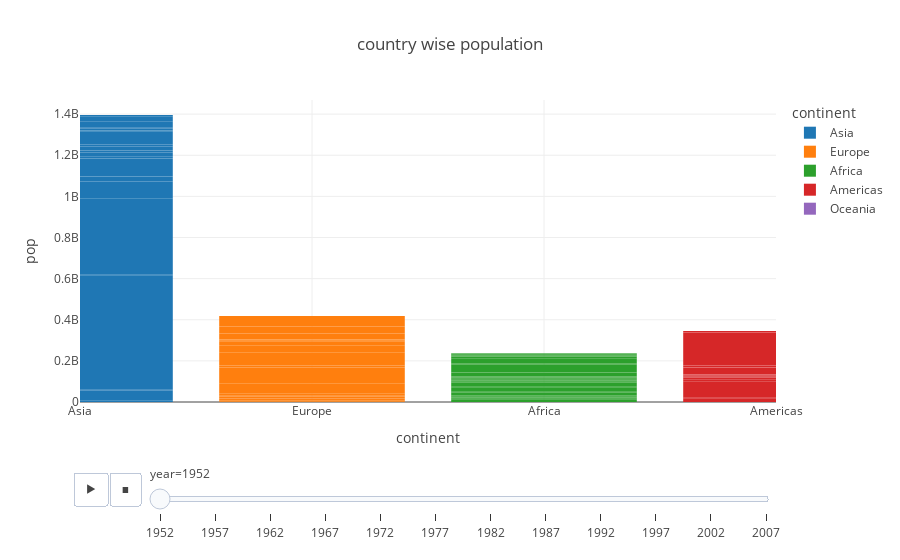

Source (notebook cell):
### Code cell
px.bar(population, x = "continent", y = 'pop', color = 'continent',
       title="country wise population",
      animation_frame="year", range_x=[0,3], template="gridon")

### Figure 1 — Plotly figure (JSON) as saved in the notebook; plotly's stock layout.template omitted (floating-point values rounded to 4 significant figures)
{"data": [{"alignmentgroup": "True", "hovertemplate": "continent=%{x}<br>year=1952<br>pop=%{y}<extra></extra>", "legendgroup": "Asia", "marker": {"color": "#1F77B4", "pattern": {"shape": ""}}, "name": "Asia", "offsetgroup": "Asia", "orientation": "v", "showlegend": true, "textposition": "auto", "type": "bar", "x": ["Asia", "Asia", "Asia", "Asia", "Asia", "Asia", "Asia", "Asia", "Asia", "Asia", "Asia", "Asia", "Asia", "Asia", "Asia", "Asia", "Asia", "Asia", "Asia", "Asia", "Asia", "Asia", "Asia", "Asia", "Asia", "Asia", "Asia", "Asia", "Asia", "Asia", "Asia", "Asia", "Asia"], "xaxis": "x", "y": [8425333, 120447, 46886859, 4693836, 556263527, 2125900, 372000000, 82052000, 17272000, 5441766, 1620914, 86459025, 607914, 8865488, 20947571, 160000, 1439529, 6748378, 800663, 20092996, 9182536, 507833, 41346560, 22438691, 4005677, 1127000, 7982342, 3661549, 8550362, 21289402, 26246839, 1030585, 4963829], "yaxis": "y"}, {"alignmentgroup": "True", "hovertemplate": "continent=%{x}<br>year=1952<br>pop=%{y}<extra></extra>", "legendgroup": "Europe", "marker": {"color": "#FF7F0E", "pattern": {"shape": ""}}, "name": "Europe", "offsetgroup": "Europe", "orientation": "v", "showlegend": true, "textposition": "auto", "type": "bar", "x": ["Europe", "Europe", "Europe", "Europe", "Europe", "Europe", "Europe", "Europe", "Europe", "Europe", "Europe", "Europe", "Europe", "Europe", "Europe", "Europe", "Europe", "Europe", "Europe", "Europe", "Europe", "Europe", "Europe", "Europe", "Europe", "Europe", "Europe", "Europe", "Europe", "Europe"], "xaxis": "x", "y": [1282697, 6927772, 8730405, 2791000, 7274900, 3882229, 9125183, 4334000, 4090500, 42459667, 69145952, 7733250, 9504000, 147962, 2952156, 47666000, 413834, 10381988, 3327728, 25730551, 8526050, 16630000, 6860147, 3558137, 1489518, 28549870, 7124673, 4815000, 22235677, 50430000], "yaxis": "y"}, {"alignmentgroup": "True", "hovertemplate": "continent=%{x}<br>year=1952<br>pop=%{y}<extra></extra>", "legendgroup": "Africa", "marker": {"color": "#2CA02C", "pattern": {"shape": ""}}, "name": "Africa", "offsetgroup": "Africa", "orientation": "v", "showlegend": true, "textposition": "auto", "type": "bar", "x": ["Africa", "Africa", "Africa", "Africa", "Africa", "Africa", "Africa", "Africa", "Africa", "Africa", "Africa", "Africa", "Africa", "Africa", "Africa", "Africa", "Africa", "Africa", "Africa", "Africa", "Africa", "Africa", "Africa", "Africa", "Africa", "Africa", "Africa", "Africa", "Africa", "Africa", "Africa", "Africa", "Africa", "Africa", "Africa", "Africa", "Africa", "Africa", "Africa", "Africa", "Africa", "Africa", "Africa", "Africa", "Africa", "Africa", "Africa", "Africa", "Africa", "Africa", "Africa", "Africa"], "xaxis": "x", "y": [9279525, 4232095, 1738315, 442308, 4469979, 2445618, 5009067, 1291695, 2682462, 153936, 14100005, 854885, 2977019, 63149, 22223309, 216964, 1438760, 20860941, 420702, 284320, 5581001, 2664249, 580653, 6464046, 748747, 863308, 1019729, 4762912, 2917802, 3838168, 1022556, 516556, 9939217, 6446316, 485831, 3379468, 33119096, 257700, 2534927, 60011, 2755589, 2143249, 2526994, 14264935, 8504667, 290243, 8322925, 1219113, 3647735, 5824797, 2672000, 3080907], "yaxis": "y"}, {"alignmentgroup": "True", "hovertemplate": "continent=%{x}<br>year=1952<br>pop=%{y}<extra></extra>", "legendgroup": "Americas", "marker": {"color": "#D62728", "pattern": {"shape": ""}}, "name": "Americas", "offsetgroup": "Americas", "orientation": "v", "showlegend": true, "textposition": "auto", "type": "bar", "x": ["Americas", "Americas", "Americas", "Americas", "Americas", "Americas", "Americas", "Americas", "Americas", "Americas", "Americas", "Americas", "Americas", "Americas", "Americas", "Americas", "Americas", "Americas", "Americas", "Americas", "Americas", "Americas", "Americas", "Americas", "Americas"], "xaxis": "x", "y": [17876956, 2883315, 56602560, 14785584, 6377619, 12350771, 926317, 6007797, 2491346, 3548753, 2042865, 3146381, 3201488, 1517453, 1426095, 30144317, 1165790, 940080, 1555876, 8025700, 2227000, 662850, 157553000, 2252965, 5439568], "yaxis": "y"}, {"alignmentgroup": "True", "hovertemplate": "continent=%{x}<br>year=1952<br>pop=%{y}<extra></extra>", "legendgroup": "Oceania", "marker": {"color": "#9467BD", "pattern": {"shape": ""}}, "name": "Oceania", "offsetgroup": "Oceania", "orientation": "v", "showlegend": true, "textposition": "auto", "type": "bar", "x": ["Oceania", "Oceania"], "xaxis": "x", "y": [8691212, 1994794], "yaxis": "y"}], "layout": {"barmode": "relative", "legend": {"title": {"text": "continent"}, "tracegroupgap": 0}, "sliders": [{"active": 0, "currentvalue": {"prefix": "year="}, "len": 0.9, "pad": {"b": 10, "t": 60}, "steps": [{"args": [["1952"], {"frame": {"duration": 0, "redraw": true}, "fromcurrent": true, "mode": "immediate", "transition": {"duration": 0, "easing": "linear"}}], "label": "1952", "method": "animate"}, {"args": [["1957"], {"frame": {"duration": 0, "redraw": true}, "fromcurrent": true, "mode": "immediate", "transition": {"duration": 0, "easing": "linear"}}], "label": "1957", "method": "animate"}, {"args": [["1962"], {"frame": {"duration": 0, "redraw": true}, "fromcurrent": true, "mode": "immediate", "transition": {"duration": 0, "easing": "linear"}}], "label": "1962", "method": "animate"}, {"args": [["1967"], {"frame": {"duration": 0, "redraw": true}, "fromcurrent": true, "mode": "immediate", "transition": {"duration": 0, "easing": "linear"}}], "label": "1967", "method": "animate"}, {"args": [["1972"], {"frame": {"duration": 0, "redraw": true}, "fromcurrent": true, "mode": "immediate", "transition": {"duration": 0, "easing": "linear"}}], "label": "1972", "method": "animate"}, {"args": [["1977"], {"frame": {"duration": 0, "redraw": true}, "fromcurrent": true, "mode": "immediate", "transition": {"duration": 0, "easing": "linear"}}], "label": "1977", "method": "animate"}, {"args": [["1982"], {"frame": {"duration": 0, "redraw": true}, "fromcurrent": true, "mode": "immediate", "transition": {"duration": 0, "easing": "linear"}}], "label": "1982", "method": "animate"}, {"args": [["1987"], {"frame": {"duration": 0, "redraw": true}, "fromcurrent": true, "mode": "immediate", "transition": {"duration": 0, "easing": "linear"}}], "label": "1987", "method": "animate"}, {"args": [["1992"], {"frame": {"duration": 0, "redraw": true}, "fromcurrent": true, "mode": "immediate", "transition": {"duration": 0, "easing": "linear"}}], "label": "1992", "method": "animate"}, {"args": [["1997"], {"frame": {"duration": 0, "redraw": true}, "fromcurrent": true, "mode": "immediate", "transition": {"duration": 0, "easing": "linear"}}], "label": "1997", "method": "animate"}, {"args": [["2002"], {"frame": {"duration": 0, "redraw": true}, "fromcurrent": true, "mode": "immediate", "transition": {"duration": 0, "easing": "linear"}}], "label": "2002", "method": "animate"}, {"args": [["2007"], {"frame": {"duration": 0, "redraw": true}, "fromcurrent": true, "mode": "immediate", "transition": {"duration": 0, "easing": "linear"}}], "label": "2007", "method": "animate"}], "x": 0.1, "xanchor": "left", "y": 0, "yanchor": "top"}], "title": {"text": "country wise population"}, "updatemenus": [{"buttons": [{"args": [null, {"frame": {"duration": 500, "redraw": true}, "fromcurrent": true, "mode": "immediate", "transition": {"duration": 500, "easing": "linear"}}], "label": "&#9654;", "method": "animate"}, {"args": [[null], {"frame": {"duration": 0, "redraw": true}, "fromcurrent": true, "mode": "immediate", "transition": {"duration": 0, "easing": "linear"}}], "label": "&#9724;", "method": "animate"}], "direction": "left", "pad": {"r": 10, "t": 70}, "showactive": false, "type": "buttons", "x": 0.1, "xanchor": "right", "y": 0, "yanchor": "top"}], "xaxis": {"anchor": "y", "categoryarray": ["Asia", "Europe", "Africa", "Americas", "Oceania"], "categoryorder": "array", "domain": [0, 1], "range": [0, 3], "title": {"text": "continent"}}, "yaxis": {"anchor": "x", "domain": [0, 1], "title": {"text": "pop"}}}}
